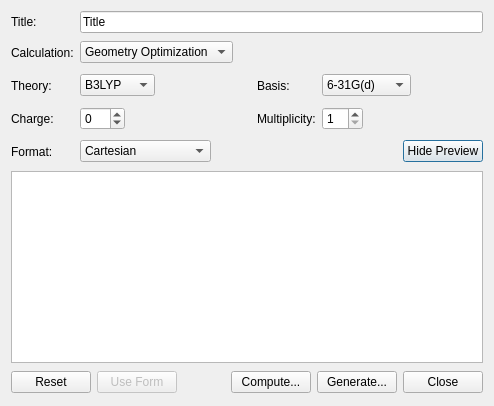
<?xml version="1.0" encoding="UTF-8"?>
<ui version="4.0">
 <class>QChemInputDialog</class>
 <widget class="QDialog" name="QChemInputDialog">
  <property name="geometry">
   <rect>
    <x>0</x>
    <y>0</y>
    <width>621</width>
    <height>471</height>
   </rect>
  </property>
  <property name="sizePolicy">
   <sizepolicy hsizetype="Fixed" vsizetype="Fixed">
    <horstretch>0</horstretch>
    <verstretch>0</verstretch>
   </sizepolicy>
  </property>
  <property name="windowTitle">
   <string>Q-Chem Input</string>
  </property>
  <layout class="QVBoxLayout" name="verticalLayout">
   <property name="sizeConstraint">
    <enum>QLayout::SetFixedSize</enum>
   </property>
   <item>
    <layout class="QGridLayout" name="gridLayout">
     <item row="0" column="0">
      <widget class="QLabel" name="label_7">
       <property name="text">
        <string>Title:</string>
       </property>
       <property name="buddy">
        <cstring>titleLine</cstring>
       </property>
      </widget>
     </item>
     <item row="0" column="1" colspan="3">
      <widget class="QLineEdit" name="titleLine">
       <property name="text">
        <string>Title</string>
       </property>
      </widget>
     </item>
     <item row="1" column="0">
      <widget class="QLabel" name="label">
       <property name="text">
        <string>Calculation:</string>
       </property>
       <property name="buddy">
        <cstring>calculationCombo</cstring>
       </property>
      </widget>
     </item>
     <item row="1" column="1">
      <layout class="QHBoxLayout" name="horizontalLayout">
       <item>
        <widget class="QComboBox" name="calculationCombo">
         <property name="currentIndex">
          <number>1</number>
         </property>
         <item>
          <property name="text">
           <string>Single Point Energy</string>
          </property>
         </item>
         <item>
          <property name="text">
           <string>Geometry Optimization</string>
          </property>
         </item>
         <item>
          <property name="text">
           <string>Frequencies</string>
          </property>
         </item>
        </widget>
       </item>
       <item>
        <spacer name="horizontalSpacer_2">
         <property name="orientation">
          <enum>Qt::Horizontal</enum>
         </property>
         <property name="sizeHint" stdset="0">
          <size>
           <width>18</width>
           <height>27</height>
          </size>
         </property>
        </spacer>
       </item>
      </layout>
     </item>
     <item row="1" column="3">
      <layout class="QHBoxLayout" name="horizontalLayout_5">
       <item>
        <spacer name="horizontalSpacer_5">
         <property name="orientation">
          <enum>Qt::Horizontal</enum>
         </property>
         <property name="sizeHint" stdset="0">
          <size>
           <width>58</width>
           <height>26</height>
          </size>
         </property>
        </spacer>
       </item>
      </layout>
     </item>
     <item row="2" column="0">
      <widget class="QLabel" name="label_2">
       <property name="text">
        <string>Theory:</string>
       </property>
       <property name="buddy">
        <cstring>theoryCombo</cstring>
       </property>
      </widget>
     </item>
     <item row="2" column="1">
      <layout class="QHBoxLayout" name="horizontalLayout_2">
       <item>
        <widget class="QComboBox" name="theoryCombo">
         <property name="editable">
          <bool>false</bool>
         </property>
         <property name="currentIndex">
          <number>2</number>
         </property>
         <item>
          <property name="text">
           <string>HF</string>
          </property>
         </item>
         <item>
          <property name="text">
           <string>MP2</string>
          </property>
         </item>
         <item>
          <property name="text">
           <string>B3LYP</string>
          </property>
         </item>
         <item>
          <property name="text">
           <string>B3LYP5</string>
          </property>
         </item>
         <item>
          <property name="text">
           <string>EDF1</string>
          </property>
         </item>
         <item>
          <property name="text">
           <string>M06-2X</string>
          </property>
         </item>
         <item>
          <property name="text">
           <string>CCSD</string>
          </property>
         </item>
        </widget>
       </item>
       <item>
        <spacer name="horizontalSpacer_3">
         <property name="orientation">
          <enum>Qt::Horizontal</enum>
         </property>
         <property name="sizeHint" stdset="0">
          <size>
           <width>58</width>
           <height>27</height>
          </size>
         </property>
        </spacer>
       </item>
      </layout>
     </item>
     <item row="2" column="2">
      <widget class="QLabel" name="label_5">
       <property name="text">
        <string>Basis:</string>
       </property>
       <property name="buddy">
        <cstring>basisCombo</cstring>
       </property>
      </widget>
     </item>
     <item row="2" column="3">
      <layout class="QHBoxLayout" name="horizontalLayout_6">
       <item>
        <widget class="QComboBox" name="basisCombo">
         <property name="currentIndex">
          <number>2</number>
         </property>
         <item>
          <property name="text">
           <string>STO-3G</string>
          </property>
         </item>
         <item>
          <property name="text">
           <string>3-21G</string>
          </property>
         </item>
         <item>
          <property name="text">
           <string>6-31G(d)</string>
          </property>
         </item>
         <item>
          <property name="text">
           <string>6-31G(d,p)</string>
          </property>
         </item>
         <item>
          <property name="text">
           <string>6-31+G(d)</string>
          </property>
         </item>
         <item>
          <property name="text">
           <string>6-311G(d)</string>
          </property>
         </item>
         <item>
          <property name="text">
           <string>cc-pVDZ</string>
          </property>
         </item>
         <item>
          <property name="text">
           <string>cc-pVTZ</string>
          </property>
         </item>
         <item>
          <property name="text">
           <string>LANL2DZ</string>
          </property>
         </item>
         <item>
          <property name="text">
           <string>LACVP</string>
          </property>
         </item>
        </widget>
       </item>
       <item>
        <spacer name="horizontalSpacer_6">
         <property name="orientation">
          <enum>Qt::Horizontal</enum>
         </property>
         <property name="sizeHint" stdset="0">
          <size>
           <width>58</width>
           <height>26</height>
          </size>
         </property>
        </spacer>
       </item>
      </layout>
     </item>
     <item row="3" column="0">
      <widget class="QLabel" name="label_3">
       <property name="text">
        <string>Charge:</string>
       </property>
       <property name="buddy">
        <cstring>chargeSpin</cstring>
       </property>
      </widget>
     </item>
     <item row="3" column="1">
      <layout class="QHBoxLayout" name="horizontalLayout_4">
       <item>
        <widget class="QSpinBox" name="chargeSpin">
         <property name="minimum">
          <number>-99</number>
         </property>
         <property name="value">
          <number>0</number>
         </property>
        </widget>
       </item>
       <item>
        <spacer name="horizontalSpacer_4">
         <property name="orientation">
          <enum>Qt::Horizontal</enum>
         </property>
         <property name="sizeHint" stdset="0">
          <size>
           <width>58</width>
           <height>27</height>
          </size>
         </property>
        </spacer>
       </item>
      </layout>
     </item>
     <item row="3" column="2">
      <widget class="QLabel" name="label_6">
       <property name="text">
        <string>Multiplicity:</string>
       </property>
       <property name="buddy">
        <cstring>multiplicitySpin</cstring>
       </property>
      </widget>
     </item>
     <item row="3" column="3">
      <layout class="QHBoxLayout" name="horizontalLayout_7">
       <item>
        <widget class="QSpinBox" name="multiplicitySpin">
         <property name="minimum">
          <number>1</number>
         </property>
         <property name="value">
          <number>1</number>
         </property>
        </widget>
       </item>
       <item>
        <spacer name="horizontalSpacer_7">
         <property name="orientation">
          <enum>Qt::Horizontal</enum>
         </property>
         <property name="sizeHint" stdset="0">
          <size>
           <width>58</width>
           <height>26</height>
          </size>
         </property>
        </spacer>
       </item>
      </layout>
     </item>
     <item row="4" column="0">
      <widget class="QLabel" name="label_10">
       <property name="text">
        <string>Format:</string>
       </property>
       <property name="buddy">
        <cstring>coordCombo</cstring>
       </property>
      </widget>
     </item>
     <item row="4" column="1">
      <layout class="QHBoxLayout" name="horizontalLayout_9">
       <item>
        <widget class="QComboBox" name="coordCombo">
         <property name="enabled">
          <bool>true</bool>
         </property>
         <property name="currentIndex">
          <number>0</number>
         </property>
         <item>
          <property name="text">
           <string>Cartesian</string>
          </property>
         </item>
         <item>
          <property name="text">
           <string>Z-matrix</string>
          </property>
         </item>
         <item>
          <property name="text">
           <string>Z-matrix (compact)</string>
          </property>
         </item>
        </widget>
       </item>
       <item>
        <spacer name="horizontalSpacer_9">
         <property name="orientation">
          <enum>Qt::Horizontal</enum>
         </property>
         <property name="sizeHint" stdset="0">
          <size>
           <width>18</width>
           <height>27</height>
          </size>
         </property>
        </spacer>
       </item>
      </layout>
     </item>
     <item row="4" column="3">
      <layout class="QHBoxLayout" name="horizontalLayout_10">
       <item>
        <spacer name="horizontalSpacer_8">
         <property name="orientation">
          <enum>Qt::Horizontal</enum>
         </property>
         <property name="sizeHint" stdset="0">
          <size>
           <width>18</width>
           <height>26</height>
          </size>
         </property>
        </spacer>
       </item>
       <item>
        <widget class="QPushButton" name="moreButton">
         <property name="sizePolicy">
          <sizepolicy hsizetype="Fixed" vsizetype="Fixed">
           <horstretch>0</horstretch>
           <verstretch>0</verstretch>
          </sizepolicy>
         </property>
         <property name="text">
          <string>Hide Preview</string>
         </property>
        </widget>
       </item>
      </layout>
     </item>
    </layout>
   </item>
   <item>
    <widget class="QTextEdit" name="previewText">
     <property name="enabled">
      <bool>true</bool>
     </property>
     <property name="readOnly">
      <bool>false</bool>
     </property>
     <property name="acceptRichText">
      <bool>false</bool>
     </property>
    </widget>
   </item>
   <item>
    <layout class="QHBoxLayout" name="horizontalLayout_3">
     <property name="sizeConstraint">
      <enum>QLayout::SetFixedSize</enum>
     </property>
     <item>
      <widget class="QPushButton" name="resetButton">
       <property name="text">
        <string>Reset</string>
       </property>
      </widget>
     </item>
     <item>
      <widget class="QPushButton" name="enableFormButton">
       <property name="enabled">
        <bool>false</bool>
       </property>
       <property name="text">
        <string>Use Form</string>
       </property>
      </widget>
     </item>
     <item>
      <spacer name="horizontalSpacer">
       <property name="orientation">
        <enum>Qt::Horizontal</enum>
       </property>
       <property name="sizeHint" stdset="0">
        <size>
         <width>48</width>
         <height>26</height>
        </size>
       </property>
      </spacer>
     </item>
     <item>
      <widget class="QPushButton" name="computeButton">
       <property name="text">
        <string>Compute...</string>
       </property>
      </widget>
     </item>
     <item>
      <widget class="QPushButton" name="generateButton">
       <property name="text">
        <string>Generate...</string>
       </property>
      </widget>
     </item>
     <item>
      <widget class="QPushButton" name="closeButton">
       <property name="text">
        <string>Close</string>
       </property>
      </widget>
     </item>
    </layout>
   </item>
  </layout>
 </widget>
 <tabstops>
  <tabstop>titleLine</tabstop>
  <tabstop>calculationCombo</tabstop>
  <tabstop>theoryCombo</tabstop>
  <tabstop>basisCombo</tabstop>
  <tabstop>chargeSpin</tabstop>
  <tabstop>multiplicitySpin</tabstop>
  <tabstop>coordCombo</tabstop>
  <tabstop>moreButton</tabstop>
  <tabstop>previewText</tabstop>
  <tabstop>generateButton</tabstop>
  <tabstop>closeButton</tabstop>
  <tabstop>resetButton</tabstop>
  <tabstop>enableFormButton</tabstop>
 </tabstops>
 <resources/>
 <connections>
  <connection>
   <sender>closeButton</sender>
   <signal>clicked()</signal>
   <receiver>QChemInputDialog</receiver>
   <slot>close()</slot>
   <hints>
    <hint type="sourcelabel">
     <x>451</x>
     <y>411</y>
    </hint>
    <hint type="destinationlabel">
     <x>258</x>
     <y>243</y>
    </hint>
   </hints>
  </connection>
 </connections>
</ui>
